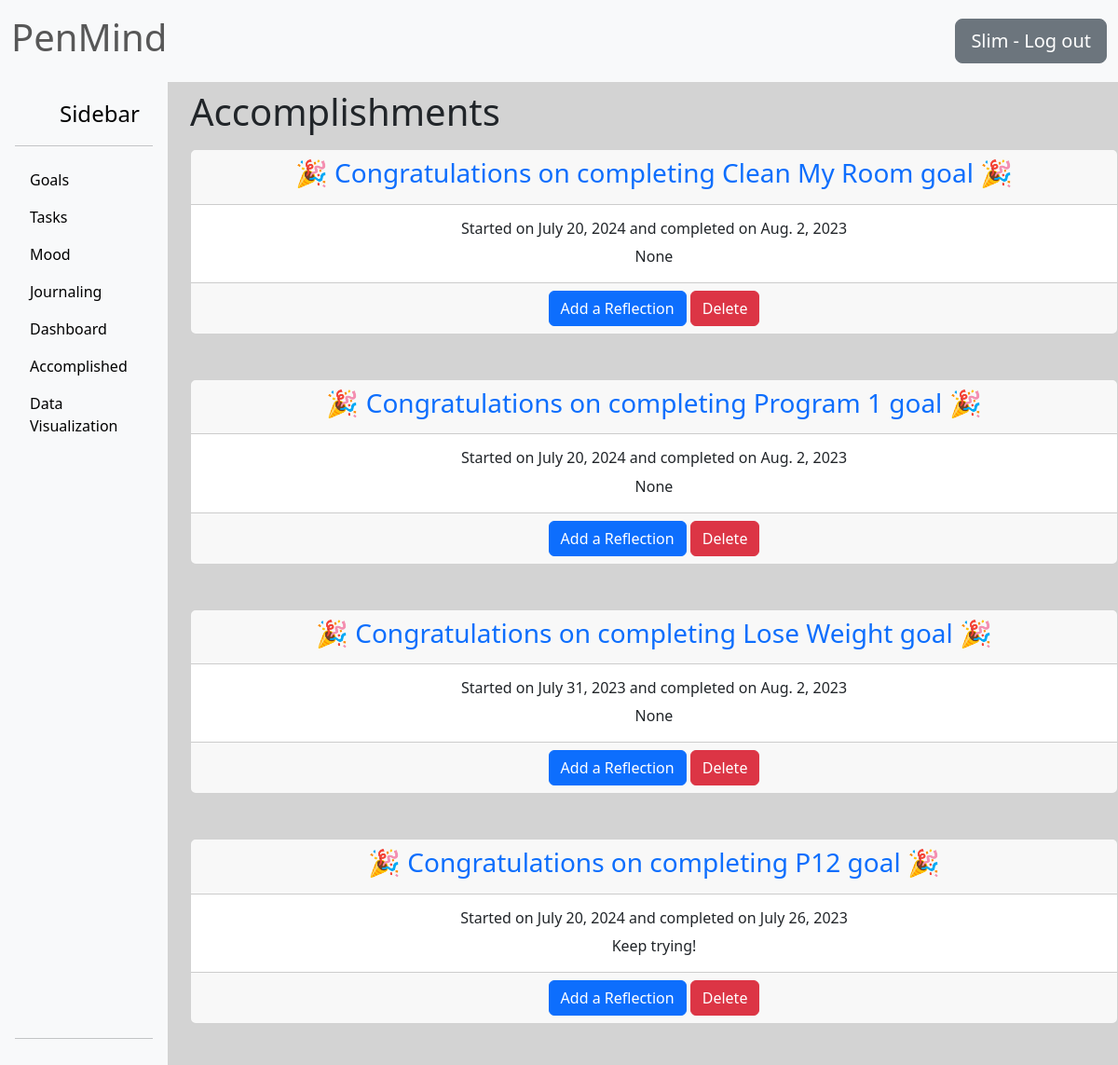
Before: /done/ (signed in) with the older database file.
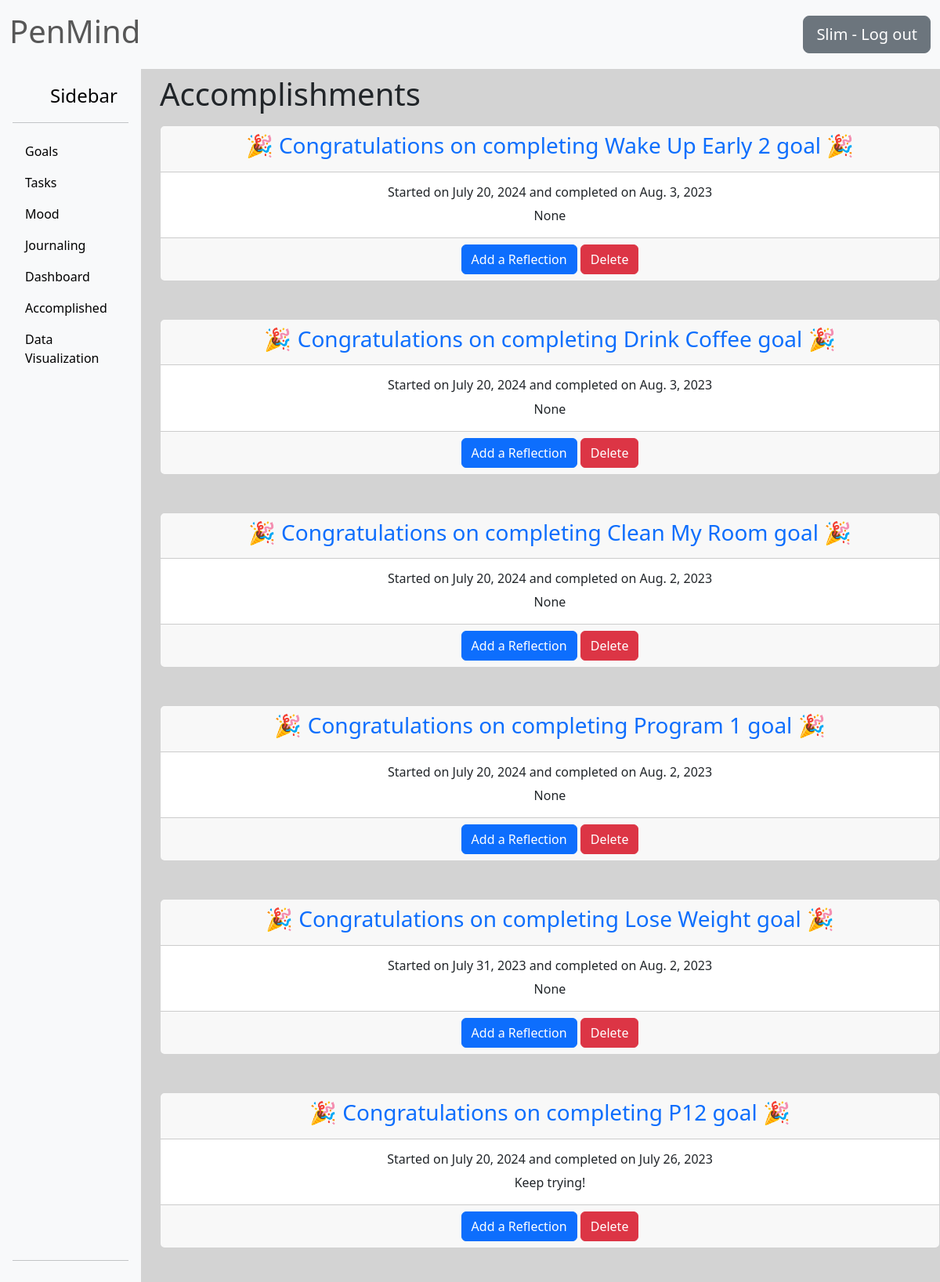
After: the same page with the newer database file.
### Accomplished/models.py (models this page shows, shortened)
class AccomplishedGoal (models.Model):
    author = models.ForeignKey(User, on_delete=models.CASCADE)
    program_title = models.CharField(max_length=100, null=True, unique=True)
    start_day = models.DateField(null=True)
    end_day = models.DateTimeField(auto_now_add=True)
    summary = models.TextField(null=True, blank=True)
    class Meta:
        ordering = ["-id"]

### Accomplished/views.py (the view, shortened to what this page needs)
# urls.py: path('', views.done, name="done"),
@login_required()
def done(request):
    all_programs = Endeavor.objects.filter(author=request.user)
    for program in all_programs:
        all_tasks = Task.objects.filter(goal=program).count()
        all_completed_tasks = Task.objects.filter(goal=program).filter(completed=True).count()
    accomplished_goal = AccomplishedGoal.objects.filter(author=request.user)
    if request.method == "POST":
        form = SummaryModelForm(request.POST)
        if form.is_valid():
            form.save()
            return redirect("/profile/")
    else:
        form = SummaryModelForm()
    return render(request, "Accomplished/done.html", {"accomplished_goal": accomplished_goal, "form": form})

### Accomplished/templates/Accomplished/done.html (shortened to what this page needs)
{% extends "Journaling/base.html" %}
{% block content %}
<h1>
    <h1 class="text ml-4 mb-3">Accomplishments</h1>
</h1>
{% if accomplished_goal %}
    {% for item in accomplished_goal %}
        <div class="card text-center mb-5">
          <div class="card-header text-primary">
              <h3>🎉 Congratulations on completing {{item.program_title|title}} goal 🎉</h3>
          </div>
          <div class="card-body">
            <h6 class="card-title">Started on {{item.start_day}} and completed on {{item.end_day|date}}</h6>
            <p class="card-text">{{item.summary}}</p>
          </div>
          <div class="card-footer text-body-secondary">
            <a class="btn btn-primary" href="{% url 'done_update' item.pk %}">Add a Reflection</a>
            <a class="btn btn-danger" href="{% url 'done_delete' item.pk %}">Delete</a>
          </div>
        </div>
    {% endfor %}
{%endif  %}
{% endblock content %}

Changed rows visible on the page:
added AccomplishedGoal: program_title "Wake Up Early 2", start_day "July 20, 2024", end_day "Aug. 3, 2023", summary "None"
added AccomplishedGoal: program_title "Drink Coffee", start_day "July 20, 2024", end_day "Aug. 3, 2023", summary "None"
